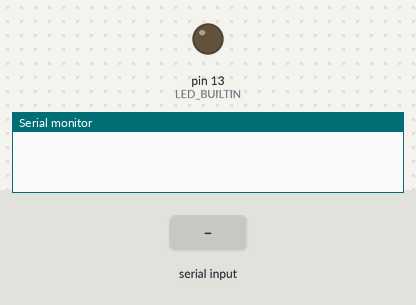
A sketch run on a simulated Arduino Uno, built with avr-gcc and run on an emulated ATmega328P. Shown: output pins drawn as LEDs (lit = HIGH), the last lines printed to the serial monitor. Inputs (shaded band) come from the test bench.

Above: at 1.2 s.
1.3 s: "B" received over Serial
At 2.4 s:
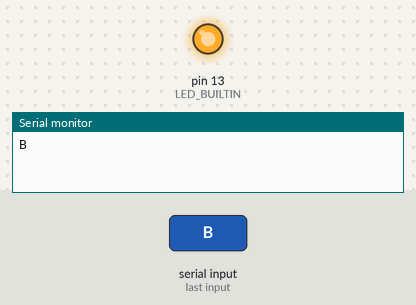
2.8 s: "M" received over Serial
At 3.6 s:
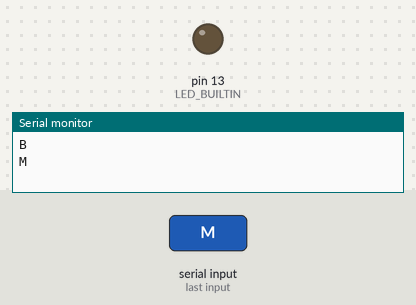
Timing chart, 0 to 5.8 s (numbered marks = the images above; inputs shaded):
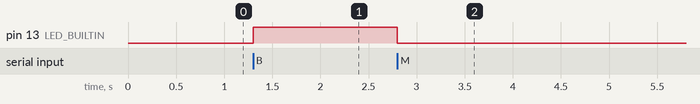

Measured:
- after the input at 1.3 s, pin 13 (LED_BUILTIN): LOW → HIGH at once
- after the input at 2.8 s, pin 13 (LED_BUILTIN): HIGH → LOW at once

The sketch:

LAB_2.ino
```cpp
char receivedByte = 0;

void setup() {
pinMode(LED_BUILTIN, OUTPUT);
Serial.begin(230400);
}

void loop() {
if (Serial.available() > 0)
{
  receivedByte = Serial.read();
  Serial.println(receivedByte);
  if (receivedByte == 'M' || receivedByte == 'm')
  {
    digitalWrite(LED_BUILTIN, LOW);
  }
  else if (receivedByte == 'B' || receivedByte == 'b')
  {
    digitalWrite(LED_BUILTIN, HIGH);
  }
}
}
```
